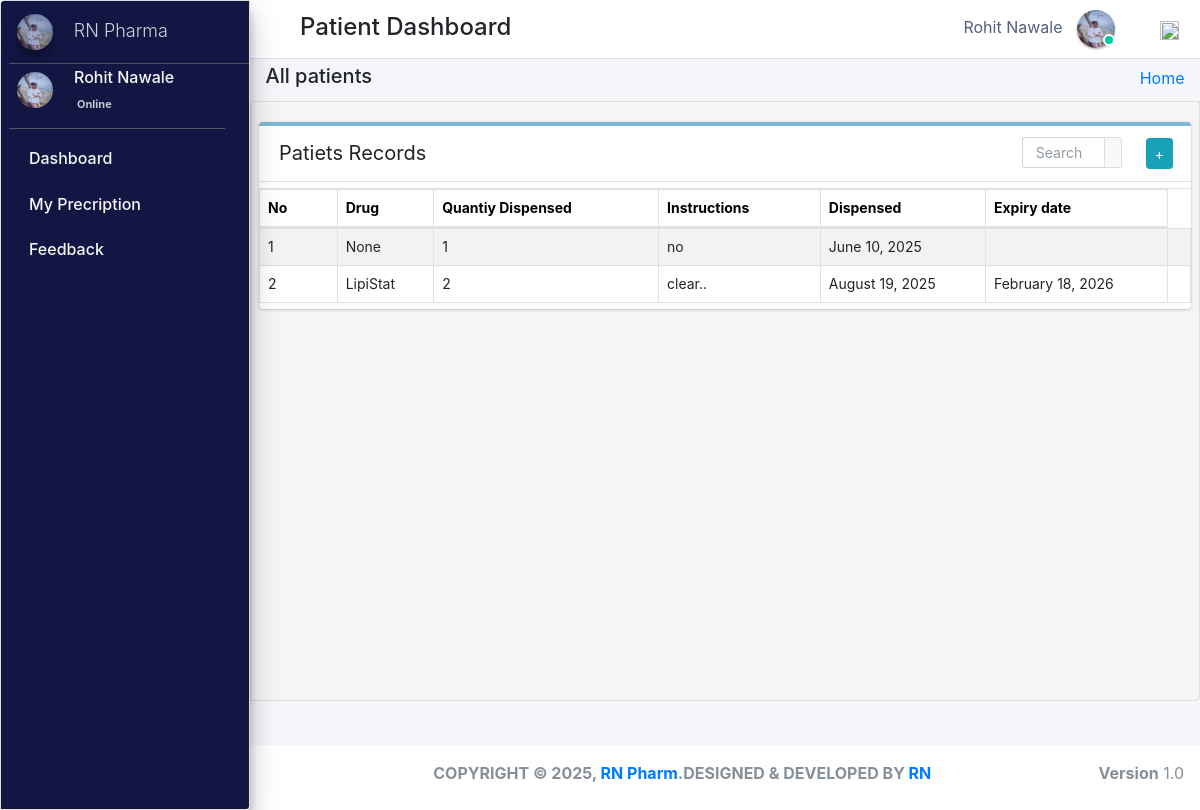
Page /taken_home/ (signed in) on the committed database.
### pharmacy/models.py (models this page shows, shortened)
class CustomUser(AbstractUser):
    user_type_data = ((1, "AdminHOD"), (2, "Pharmacist"), (3, "Doctor"), (4, "PharmacyClerk"),(5, "Patients"))
    user_type = models.CharField(default=1, choices=user_type_data, max_length=10)

class Patients(models.Model):
    gender_category=(
        ('Male','Male'),
        ('Female','Female'),
    )
    admin = models.OneToOneField(CustomUser,null=True, on_delete = models.CASCADE)
    reg_no=models.CharField(max_length=30,null=True,blank=True,unique=True)
    gender=models.CharField(max_length=7,null=True,blank=True,choices=gender_category)
    first_name=models.CharField(max_length=20,null=True,blank=True)
    last_name=models.CharField(max_length=20,null=True,blank=True)
    dob=models.DateTimeField(auto_now_add= False, auto_now=False,null=True,blank=True)
    phone_number=models.CharField(max_length=10,null=True,blank=True)
    profile_pic=models.ImageField(default="patient.jpg",null=True,blank=True)
    age= models.IntegerField(default='0', blank=True, null=True)
    address=models.CharField(max_length=300,null=True,blank=True)
    date_admitted=models.DateTimeField(auto_now_add=True, auto_now=False)
    last_updated = models.DateTimeField(auto_now_add=False, auto_now=True)

class Dispense(models.Model):
    patient_id = models.ForeignKey(Patients, on_delete=models.DO_NOTHING,null=True)
    drug_id = models.ForeignKey(Stock, on_delete=models.SET_NULL,null=True,blank=False)
    dispense_quantity = models.PositiveIntegerField(default='1', blank=False, null=True)
    taken=models.CharField(max_length=300,null=True, blank=True)
    stock_ref_no=models.CharField(max_length=300,null=True, blank=True)
    instructions=models.TextField(max_length=300,null=True, blank=False)
    dispense_at = models.DateTimeField(auto_now_add=True,null=True, blank=True)

class Stock(models.Model):
    category = models.ForeignKey(Category,null=True,on_delete=models.CASCADE,blank=True)
    drug_imprint=models.CharField(max_length=6 ,blank=True, null=True)
    drug_name = models.CharField(max_length=50, blank=True, null=True)
    drug_color = models.CharField(max_length=50, blank=True, null=True)
    drug_shape = models.CharField(max_length=50, blank=True, null=True)
    quantity = models.IntegerField(default='0', blank=True, null=True)
    receive_quantity = models.IntegerField(default='0', blank=True, null=True)
    reorder_level = models.IntegerField(default='0', blank=True, null=True)
    manufacture= models.CharField(max_length=50, blank=True, null=True)
    last_updated = models.DateTimeField(auto_now_add=False, auto_now=True)
    timestamp = models.DateTimeField(auto_now_add=True, auto_now=False)
    drug_strength= models.CharField(max_length=10, blank=True, null=True)
    valid_from = models.DateTimeField(blank=True, null=True,default=timezone.now)
    valid_to = models.DateTimeField(blank=False, null=True)
    drug_description=models.TextField(blank=True,max_length=1000,null=True)
    drug_pic=models.ImageField(default="images2.png",null=True,blank=True)
    objects = ExpiredManager()
    def __str__(self):
        return str(self.drug_name)

### pharmacy/patient_view.py (the view)
# urls.py: path('taken_home/',patient_view.patient_dispense3,name='taken_home'),
def patient_dispense3(request):
    patient_obj = Patients.objects.get(admin=request.user.id)
    patient_dispen=patient_obj.dispense_set.all()
    context={
        "dispense":patient_dispen
    }
    return render(request, "patient_templates/patient_dispense.html", context)

### pharmacy/templates/patient_templates/patient_dispense.html (shortened to what this page needs)
{% extends 'patient_templates/base_template.html'%} {% block page_title %}
<h5>All patients</h5>
{% endblock page_title %} {% block main_content %}
<section class="content">
    <div class="row">
        <div class="col-md-12">
            <div class="card manage sc2">
                <div class="card-header">
                    <span>Patiets Records</span>
                    <div class="card-tools d-flex">
                        <form role="form" method="POST" action="" enctype="multipart/form-data" class="mr-4 mt-1">
                            <div class="input-group input-group-sm" style="width: 100px;">
                                <input type="text" name="search" class="form-control float-right" placeholder="Search">
                                <div class="input-group-append">
                                    <button type="submit" class="btn btn-default"></button>
                                </div>
                            </div>
                        </form>
                        <a class="btn btn-sm btn-info mr-2" href="{% url 'patient_form' %}" role="button">+</a>
                    </div>
                </div>
                <table class="table table-bordered table-hover dataTable">
                    <thead>
                        <tr>
                            <th>No</th>
                            <th>Drug</th>
                            <th>Quantiy Dispensed</th>
                            <th>Instructions</th>
                            <th>Dispensed</th>
                            <th>Expiry date</th>
                        </tr>
                    </thead>
                    <tbody>
                        {% for stock in dispense %}
                        <tr class="hov">
                            <td>{{forloop.counter}}</td>
                            <td>{{stock.drug_id}}</td>
                            <td>{{stock.dispense_quantity}}</td>
                            <td class="lopy">{{stock.instructions}}</td>
                            <td>{{stock.dispense_at|date:"F d, Y"}}</td>
                            <td>{{stock.drug_id.valid_to |date:"F d, Y"}}</td>
                            <td>
                            </td>
                        </tr>
                        {% endfor %}
                    </tbody>
                </table>
            </div>
        </div>
    </div>
</section>
{% endblock %}

### pharmacy/templates/patient_templates/base_template.html (shortened to what this page needs)
{% extends 'base_file.html' %} {% block htm %}
<body class="hold-transition sidebar-mini layout-fixed">
    <div class="wrapper">
        <nav class="main-header navbar navbar-expand navbar-white navbar-light">
            <ul class="navbar-nav">
                <li class="nav-item">
                    <a class="nav-link" data-widget="pushmenu" href="#" role="button"></a>
                </li>
            </ul>
            <h4 style="margin-left: 10px; margin-top: 5px;" class="text-disabled"> Patient Dashboard</h4>
            <ul class="navbar-nav ml-auto">
                <li class="mx-3">
                    <a href="#" class="sm-submenu-with-image a">
                        <span>{{user.first_name}}  {{user.last_name}}</span>
                        <img src="{{request.user.patients.profile_pic.url}}" class="img-circle elevation-1" width="38" height="38" alt="">
                        <span class="avatar-status avatar-sm-status avatar-status-success"></span>
                    </a>
                </li>
                <li class="nav-item dropdown ml-3 low">
                    <a href="#" class="btn btn-outlined btn-black text-muted bg-transparent " data-toggle="dropdown" aria-expanded="false" data-wow-delay="0.7s"><img src="https://img.icons8.com/ios/50/000000/settings.png" width="19" height="19">
                    </a>
                </li>
            </ul>
        </nav>
        {% include 'patient_templates/sidebar.html'%}
        <div class="content-wrapper">
            <div class="content-header">
                <div class="container-fluid">
                    <div class="row ">
                        <div class="col-sm-6">
                            <h1 class="m-0 text-dark">
                                {% block page_title %} {% endblock page_title %}
                            </h1>
                        </div>
                        <div class="col-sm-6">
                            <ol class="breadcrumb float-sm-right">
                                <li class="breadcrumb-item"><a href="">Home</a></li>
                            </ol>
                        </div>
                    </div>
                </div>
            </div>
            {% block main_content %} {% endblock main_content %}
        </div>
        {% include 'hod_templates/footer.html'%}
    </div>
    {% endblock htm %}

### pharmacy/templates/patient_templates/sidebar.html (shortened to what this page needs)
<aside class="main-sidebar sidebar-dark-primary elevation-4">
    <a href="" class="brand-link ml-2">
        <img src="{{request.user.patients.profile_pic.url}}" alt="" width="36" height="36"  class=" img-circle elevation-3"
            style="opacity: .8">
        <span class="brand-text font-weight-light mt-1 ml-3 mmust">RN Pharma</span>
      </a>
    <div class="sidebar">
      <div class="user-panel mr-3">
          <div class="pull-left image ml-2 ">
            <img src="{{request.user.patients.profile_pic.url}}"  width="36" height="36"  class="img-circle mt-2" alt="User Image">
          </div>
          <div class="pull-left info">
            <p>{{user.first_name}}  {{user.last_name}}</p>
            <a href="#"> Online</a>
          </div>
        </div>
      <nav class="mt-2">
        <ul class="nav nav-pills nav-sidebar flex-column" data-widget="treeview" role="menu" data-accordion="false">
               <li class="nav-item ">
                <a href="{% url  'pharmacist_home' %}" class="nav-link">
                  <p>
                    Dashboard
                  </p>
                </a>
              </li>
          <li class="nav-item">
            <a href="{% url 'taken_home' %}" class="nav-link">
              <p>
               My Precription
              </p>
            </a>
          </li>
          <li class="nav-item">
            <a href="{% url  'patient_feedback'  %}" class="nav-link">
              <p>
                Feedback
              </p>
            </a>
          </li>
        </ul>
      </nav>
    </div>
  </aside>

### static/css/main.css (style rules this page uses)
html { font-family: sans-serif; line-height: 1.15; -webkit-text-size-adjust: 100%; -webkit-tap-highlight-color: transparent; }
body { overflow-y: hidden; overflow-x: hidden; font-family: -apple-system, BlinkMacSystemFont, "Segoe UI", Roboto, "Helvetica Neue", Arial, "Noto Sans", sans-serif, "Apple Color Emoji", "Segoe UI Emoji", "Segoe UI Symbol", "Noto Color Emoji" !important; }
th { color: rgb(0, 0, 0); font-size: 14px !important; }
.content { background-color: #f5f5f5; border: 1px solid #dddddd; border-radius: 4px 0px 4px 0px; left: -1px; padding: 10px 7px 5px; }
.main-sidebar { background: #ffffff; border: 1px solid #dddddd; border-radius: 4px 0px 4px 0px; font-weight: bold; }
.content { height: 75vh; overflow-y: scroll; overflow-x: hidden; }
.content .row { margin-top: 20px !important; }
.main-sidebar { background-color: #121642 !important; color: white !important; }
.main-sidebar p { color: #f8f8f8 !important; font-weight: 500 !important }
td { font-size: 14px !important; }
.hov { transition: transform .5s; }
.avatar-status { position: absolute; bottom: 12px; right: 75.4px; display: -ms-inline-flexbox; display: inline-flex; -ms-flex-negative: 0; flex-shrink: 0; -ms-flex-pack: center; justify-content: center; -ms-flex-align: center; align-items: center; white-space: nowrap; text-align: center; vertical-align: baseline; font-weight: 600; border: .125rem solid #fff; width: 12px; height: 12px; line-height: 1; font-size: .71094rem; border-radius: 50%; }
.avatar-status-success { color: #fff; background-color: #00c9a7; }
.card-header span { font-size: 20px !important; }
.table>tbody>tr>td, .table>tbody>tr>th, .table>tfoot>tr>td, .table>tfoot>tr>th, .table>thead>tr>td, .table>thead>tr>th { padding: 8px; line-height: 1.42857143; vertical-align: top; }
.pull-left { float: left; }
.pull-left { float: left!important; }
.user-panel>.info { padding: 5px 5px 5px 15px; line-height: 1; position: absolute; left: 55px; }
.user-panel>.info>p { font-weight: 600; margin-bottom: 9px; }
p { margin: 0 0 10px; }
.user-panel { padding-bottom: 20px; }
.user-panel:after { clear: both; }
.user-panel:before, .user-panel:after { content: " "; display: table; }
.user-panel>.info>a { text-decoration: none; padding-right: 5px; margin-top: 3px; font-size: 11px; overflow: hidden; white-space: nowrap; }
.mmust { overflow: hidden; white-space: nowrap; font-size: 18px; }
.table { background: white !important; }
.container-fluid { width: 100%; padding-right: 15px; padding-left: 15px; margin-right: auto; margin-left: auto; }
.row { display: flex; flex-wrap: wrap; margin-right: -15px; margin-left: -15px; }
.d-flex { display: flex !important; z-index: 44; }
.d-flex { display: flex !important; }
input { text-indent: 5px !important; }
input::placeholder { text-indent: 5px !important; }
.manage { border-radius: 2px; border-top: 4px solid rgba(0, 115, 170, 0.5) !important; box-shadow: 0 2px 1px rgb(0 0 0 / 5%); border-left: none; border-right: none; border-bottom: none; margin-bottom: 30px; }
.table tbody tr:nth-of-type(odd) { background-color: rgba(0, 0, 0, .05) !important; }
.table tbody tr:nth-of-type(odd) { background-color: rgba(197, 197, 197, 0.05) !important; }
.img-circle { border-radius: 50%; }
.content-wrapper .content-header { padding: 5px 0.5rem !important; }

### static/css/profile.css (style rules this page uses)
li { list-style-type: none ! }
.form-control { font-size: .875rem; }
.input-group { transition: all .15s ease; border-radius: .375rem; box-shadow: none; }
.input-group .form-control { box-shadow: none; }
.input-group .form-control:not(:last-child) { padding-right: 0; border-right: 0; }
.navbar-nav span { color: #525f7f !important; margin-right: 10px !important; }
body { font-family: 'Rubik', sans-serif; height: 100% !important; }
input { text-indent: 5px !important; }
input::placeholder { text-indent: 5px !important; }
.manage { border-radius: 2px; border-top: 4px solid rgba(0, 115, 170, 0.5) !important; box-shadow: 0 2px 1px rgb(0 0 0 / 5%); border-left: none; border-right: none; border-bottom: none; margin-bottom: 30px; }
.table tbody tr:nth-of-type(odd) { background-color: rgba(0, 0, 0, .05) !important; }

### pharmacy/templates/patient_templates/patient_dispense.html (style rules this page uses)
.sc2 { word-wrap: wrap; display: block; overflow-x: auto; }
.lopy { word-wrap: none !important; }

### rows in the picture
CustomUser: first_name "Rohit", last_name "Nawale", user.patients.profile_pic (picture)
Dispense: drug_id "None", dispense_quantity "1", instructions "no", dispense_at "June 10, 2025"
Dispense: drug_id "LipiStat", dispense_quantity "2", instructions "clear..", dispense_at "August 19, 2025", drug_id.valid_to "February 18, 2026"
